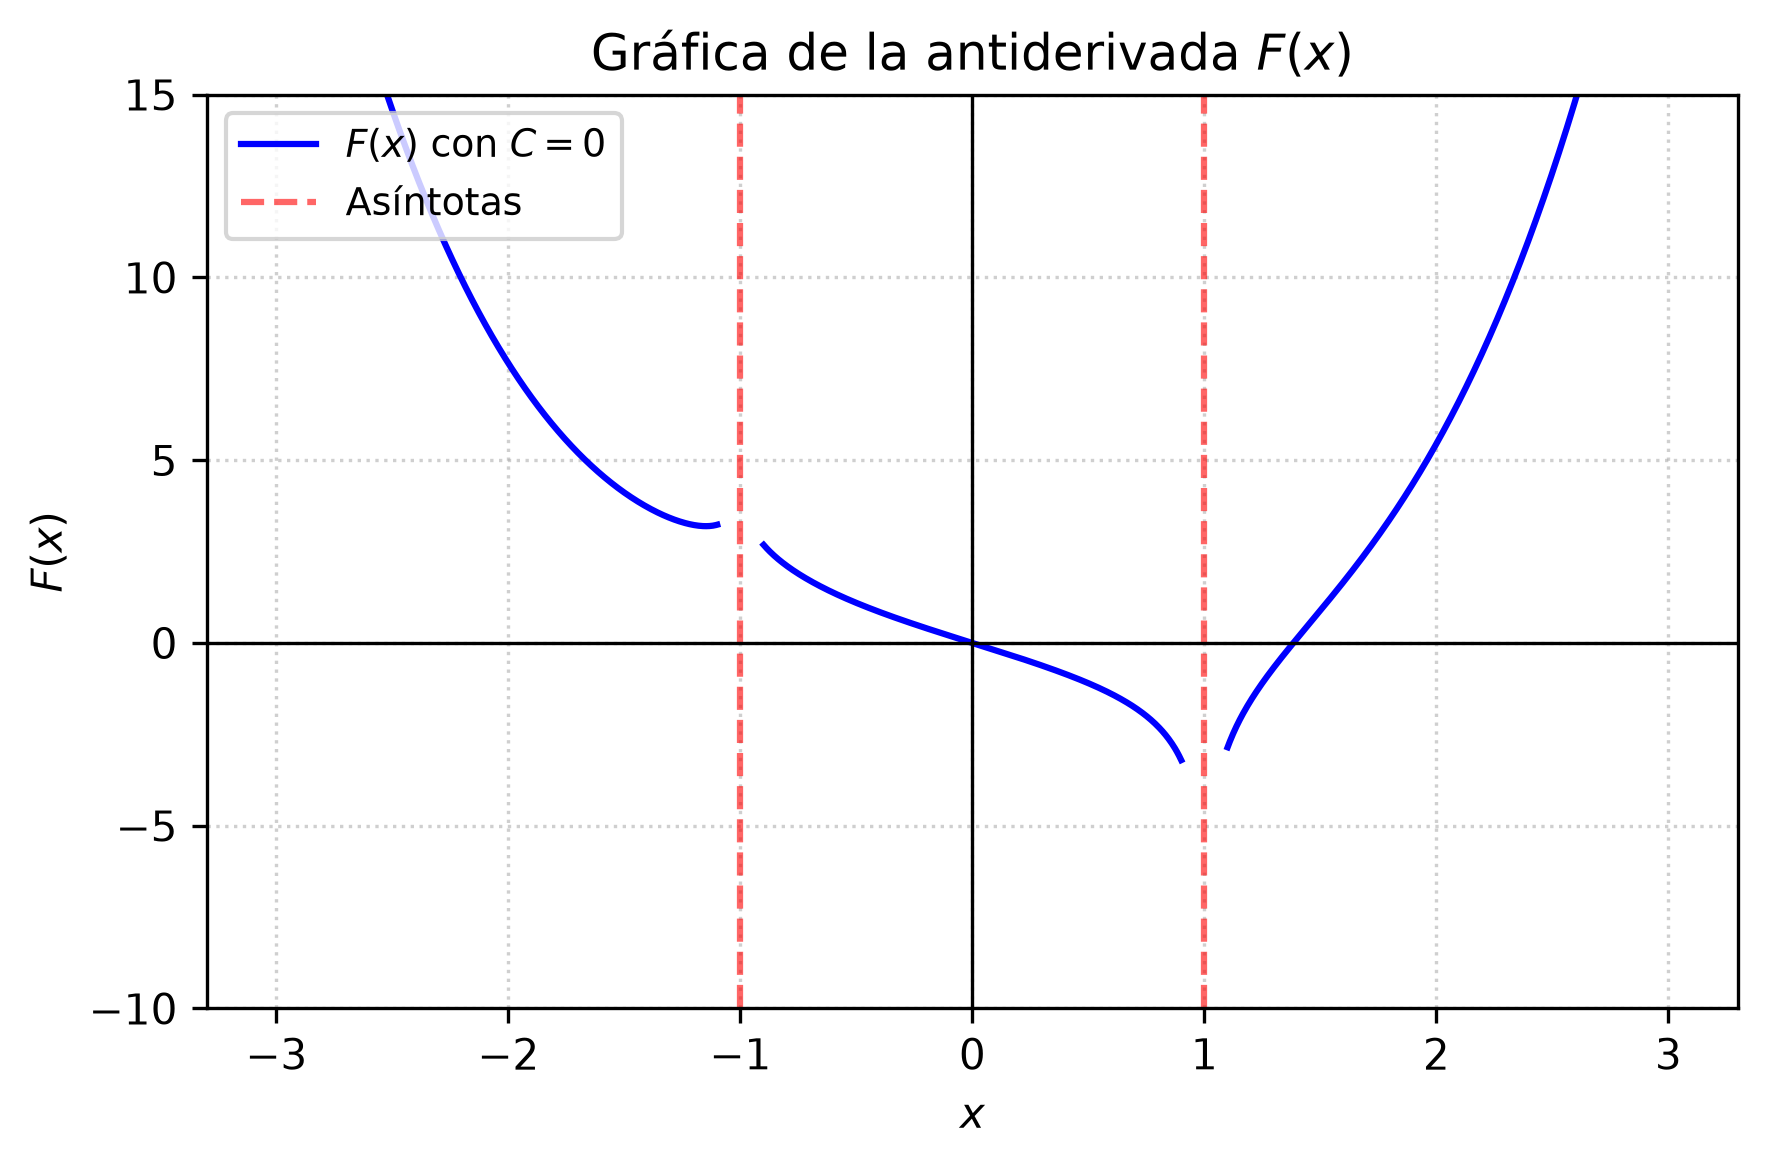

This chart was generated by the following Python code:
import matplotlib
matplotlib.use('Agg')
import numpy as np
import matplotlib.pyplot as plt

# Definir el rango de x evitando las asíntotas en x = -1 y x = 1
x1 = np.linspace(-3, -1.1, 400)
x2 = np.linspace(-0.9, 0.9, 400)
x3 = np.linspace(1.1, 3, 400)

# Antiderivada F(x) con C = 0
def F(x):
    return (x**4)/4 + (x**2)/2 + (1.5)*np.log(np.abs(x-1)) - (0.5)*np.log(np.abs(x+1))

y1 = F(x1)
y2 = F(x2)
y3 = F(x3)

plt.figure(figsize=(6, 4))
plt.plot(x1, y1, 'b-', label=r'$F(x)$ con $C=0$')
plt.plot(x2, y2, 'b-')
plt.plot(x3, y3, 'b-')

plt.axvline(x=-1, color='r', linestyle='--', alpha=0.6, label='Asíntotas')
plt.axvline(x=1, color='r', linestyle='--', alpha=0.6)

plt.title('Gráfica de la antiderivada $F(x)$')
plt.xlabel('$x$')
plt.ylabel('$F(x)$')
plt.ylim(-10, 15)
plt.axhline(0, color='black', linewidth=0.8)
plt.axvline(0, color='black', linewidth=0.8)
plt.grid(True, linestyle=':', alpha=0.6)
plt.legend(loc='upper left', fontsize=9)
plt.tight_layout()
plt.savefig(r'semana_03/graficas/SEM03_P14_grafica.png', dpi=300, bbox_inches='tight')
plt.close()
